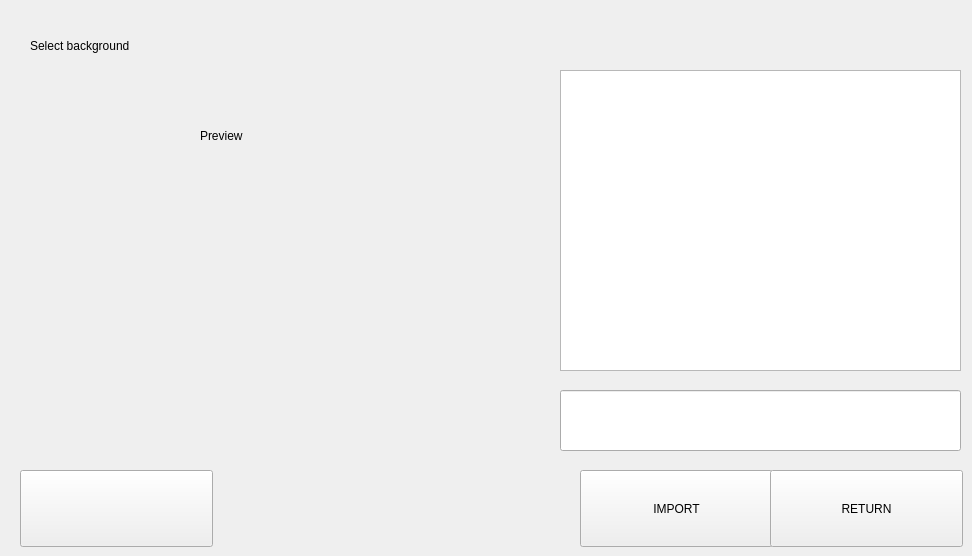
     <widget class="QWidget" name="page324_background">
      <widget class="QLabel" name="label_324_preview">
       <property name="geometry">
        <rect>
         <x>200</x>
         <y>110</y>
         <width>301</width>
         <height>51</height>
        </rect>
       </property>
       <property name="text">
        <string>Preview</string>
       </property>
      </widget>
      <widget class="QPushButton" name="btn_324_import">
       <property name="geometry">
        <rect>
         <x>580</x>
         <y>470</y>
         <width>193</width>
         <height>77</height>
        </rect>
       </property>
       <property name="sizePolicy">
        <sizepolicy hsizetype="Minimum" vsizetype="Expanding">
         <horstretch>0</horstretch>
         <verstretch>0</verstretch>
        </sizepolicy>
       </property>
       <property name="text">
        <string>IMPORT</string>
       </property>
      </widget>
      <widget class="QPushButton" name="btn_324_return">
       <property name="geometry">
        <rect>
         <x>770</x>
         <y>470</y>
         <width>193</width>
         <height>77</height>
        </rect>
       </property>
       <property name="sizePolicy">
        <sizepolicy hsizetype="Minimum" vsizetype="Expanding">
         <horstretch>0</horstretch>
         <verstretch>0</verstretch>
        </sizepolicy>
       </property>
       <property name="text">
        <string>RETURN</string>
       </property>
      </widget>
      <widget class="QLabel" name="img_324_preview">
       <property name="geometry">
        <rect>
         <x>30</x>
         <y>170</y>
         <width>480</width>
         <height>272</height>
        </rect>
       </property>
       <property name="minimumSize">
        <size>
         <width>480</width>
         <height>272</height>
        </size>
       </property>
       <property name="maximumSize">
        <size>
         <width>480</width>
         <height>272</height>
        </size>
       </property>
       <property name="text">
        <string/>
       </property>
      </widget>
      <widget class="QLabel" name="label_324_title">
       <property name="geometry">
        <rect>
         <x>30</x>
         <y>10</y>
         <width>701</width>
         <height>71</height>
        </rect>
       </property>
       <property name="text">
        <string>Select background</string>
       </property>
      </widget>
      <widget class="QListWidget" name="list_324_background">
       <property name="geometry">
        <rect>
         <x>560</x>
         <y>70</y>
         <width>401</width>
         <height>301</height>
        </rect>
       </property>
      </widget>
      <widget class="QPushButton" name="btn_324_test">
       <property name="geometry">
        <rect>
         <x>20</x>
         <y>470</y>
         <width>193</width>
         <height>77</height>
        </rect>
       </property>
       <property name="sizePolicy">
        <sizepolicy hsizetype="Minimum" vsizetype="Expanding">
         <horstretch>0</horstretch>
         <verstretch>0</verstretch>
        </sizepolicy>
       </property>
       <property name="text">
        <string/>
       </property>
      </widget>
      <widget class="QLineEdit" name="edit_324_cur">
       <property name="geometry">
        <rect>
         <x>560</x>
         <y>390</y>
         <width>401</width>
         <height>61</height>
        </rect>
       </property>
       <property name="readOnly">
        <bool>true</bool>
       </property>
      </widget>
     </widget>
